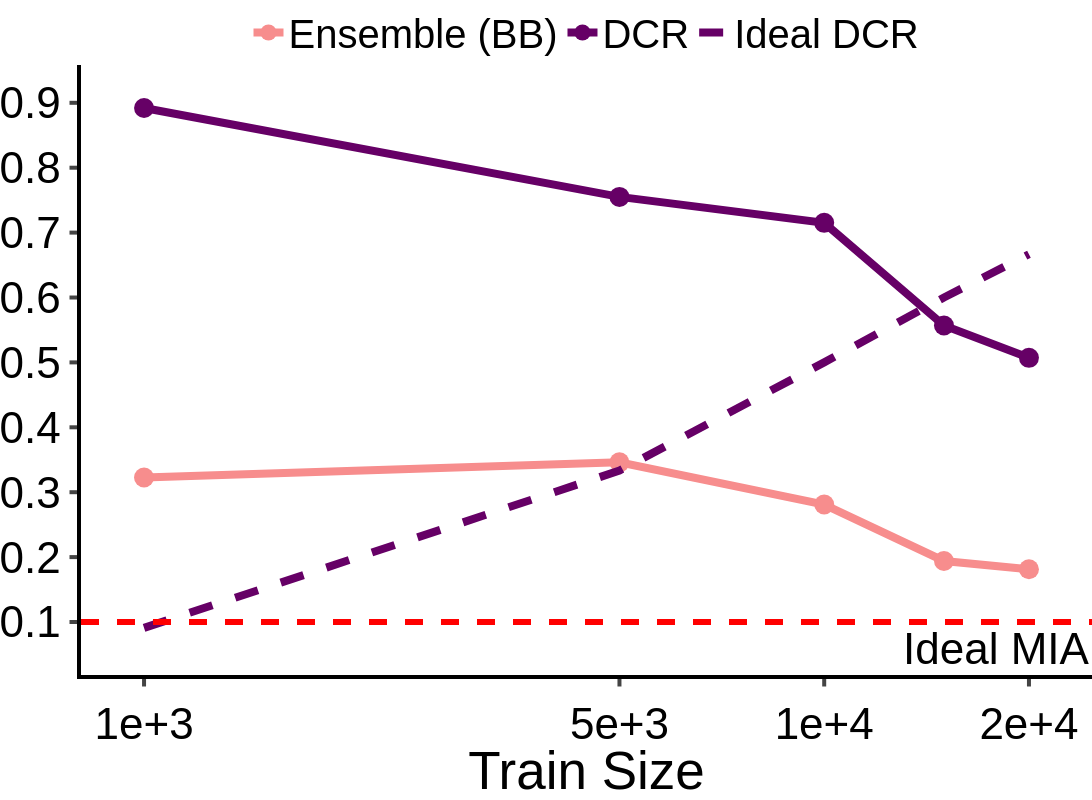

The notebook cell saved with this chart:
### Code cell
df = {"Train Size": train_size, "Ensemble (BB)": train_size_bb, "DCR": train_size_dcr, "Ideal DCR": train_size_ideal_dcr}

fig = px.line(
    data_frame=df,
    x="Train Size",
    y=["Ensemble (BB)", "DCR"],
    markers=True,

)
fig.add_trace(go.Scatter(x=df["Train Size"], y=df["Ideal DCR"], mode='lines', name='Ideal DCR'))
fig.data[0].line.color = "#f78d8d"
fig.data[1].line.color = "#660066"
fig.data[2].line.color = "#660066"
fig.data[2].line.dash = "dash"
fig.add_hline(y=0.1, line_dash="dash", line_color="red", annotation_text="Ideal MIA", annotation_position="bottom right", line_width=6)
fig.update_layout(
    xaxis=dict(
        tickmode='array',
        tickvals=[1e3, 5e3, 1e4, 2e4],
    ),
)
fig.update_xaxes(
    type="log", ticks="outside", tickwidth=4, ticklen=7.5, linewidth=4, linecolor="black", tickangle=0, title_font_family="Helvetica", tickfont_family="Helvetica", tickfont_size=FONT_SIZE, tickformat=".1E",
)
fig.update_yaxes(
    ticks="outside", tickwidth=4, ticklen=7.5, linewidth=4, linecolor="black", title = "Metric Score", tickangle=0, title_font_family="Helvetica", tickfont_family="Helvetica", tickfont_size=FONT_SIZE,
)
fig.update_traces(marker=dict(size=20), line=dict(width=8))

customize_figure_layout(fig)
fig.update_yaxes(title_text=None)
save_and_display_figure(fig, "diabetes_ensemble_dcr_train_size", plots_dir)

### Figure 1 — Plotly figure (JSON) as saved in the notebook; plotly's stock layout.template omitted (floating-point values rounded to 4 significant figures)
{"data": [{"hovertemplate": "variable=Ensemble (BB)<br>Train Size=%{x}<br>value=%{y}<extra></extra>", "legendgroup": "Ensemble (BB)", "line": {"color": "#f78d8d", "dash": "solid", "width": 8}, "marker": {"size": 20, "symbol": "circle"}, "mode": "lines+markers", "name": "Ensemble (BB)", "orientation": "v", "showlegend": true, "type": "scatter", "x": [1000.0, 5000.0, 10000.0, 15000.0, 20000.0], "xaxis": "x", "y": [0.3227, 0.346, 0.281, 0.194, 0.1813], "yaxis": "y"}, {"hovertemplate": "variable=DCR<br>Train Size=%{x}<br>value=%{y}<extra></extra>", "legendgroup": "DCR", "line": {"color": "#660066", "dash": "solid", "width": 8}, "marker": {"size": 20, "symbol": "circle"}, "mode": "lines+markers", "name": "DCR", "orientation": "v", "showlegend": true, "type": "scatter", "x": [1000.0, 5000.0, 10000.0, 15000.0, 20000.0], "xaxis": "x", "y": [0.892, 0.755, 0.715, 0.5569, 0.507], "yaxis": "y"}, {"line": {"color": "#660066", "dash": "dash", "width": 8}, "marker": {"size": 20}, "mode": "lines", "name": "Ideal DCR", "type": "scatter", "x": [1000, 5000, 10000, 15000, 20000], "y": [0.09091, 0.3333, 0.5, 0.6, 0.6667]}], "layout": {"annotations": [{"showarrow": false, "text": "Ideal MIA", "x": 1, "xanchor": "right", "xref": "x domain", "y": 0.1, "yanchor": "top", "yref": "y"}], "font": {"color": "black", "family": "Helvetica", "size": 44}, "height": 800, "legend": {"font": {"size": 40}, "orientation": "h", "title": {"font": {"family": "Helvetica"}, "text": ""}, "tracegroupgap": 0, "valign": "top", "x": 0.5, "xanchor": "center", "y": 1, "yanchor": "bottom"}, "margin": {"b": 0, "l": 0, "pad": 0, "r": 0, "t": 40}, "plot_bgcolor": "white", "shapes": [{"line": {"color": "red", "dash": "dash", "width": 6}, "type": "line", "x0": 0, "x1": 1, "xref": "x domain", "y0": 0.1, "y1": 0.1, "yref": "y"}], "title": {"font": {"family": "Helvetica"}, "x": 0.5, "y": 0.99}, "width": 1200, "xaxis": {"anchor": "y", "automargin": true, "domain": [0, 1], "linecolor": "black", "linewidth": 4, "tickangle": 0, "tickfont": {"family": "Helvetica", "size": 44}, "tickformat": ".1E", "ticklen": 7.5, "tickmode": "array", "ticks": "outside", "tickvals": [1000, 5000, 10000, 20000], "tickwidth": 4, "title": {"font": {"family": "Helvetica"}, "text": "Train Size"}, "type": "log"}, "yaxis": {"anchor": "x", "automargin": true, "domain": [0, 1], "linecolor": "black", "linewidth": 4, "tickangle": 0, "tickfont": {"family": "Helvetica", "size": 44}, "ticklen": 7.5, "ticks": "outside", "tickwidth": 4, "title": {"font": {"family": "Helvetica"}}}}}
